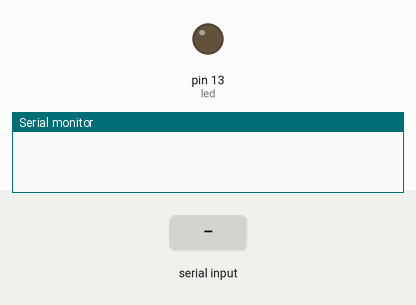
Simulated run of this sketch. Board: Arduino Uno, built with avr-gcc and run on an emulated ATmega328P. Parts: output pins drawn as LEDs (lit = HIGH), the last lines printed to the serial monitor. The test bench sets the inputs (shaded band).

Above: at 1.2 s.
1.3 s: "90,45\n" received over Serial
At 2.0 s:
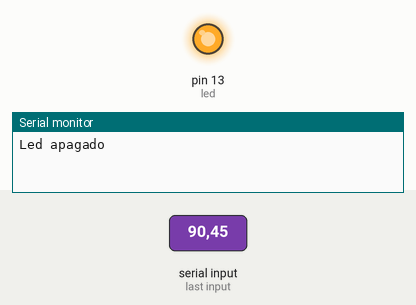
2.8 s: "1\n" received over Serial
Timing chart, 0 to 5.8 s (numbered marks = the images above; inputs shaded):
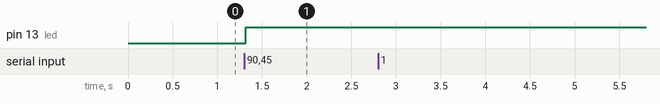

Measured:
- after the input at 1.3 s, pin 13 (led): LOW → HIGH at once

The sketch:

P13_ControlArduinoPython.ino
```cpp
int led = 13;

void setup() {
  // put your setup code here, to run once:
  Serial.begin(9600);
  Serial.setTimeout(10);
  pinMode(led,OUTPUT);
}

int val;
void loop() {
  if(Serial.available()>0){
    val = Serial.readString().toInt();
    digitalWrite(led, val);
    if(val == 1){
      Serial.println("Led prendido");
    }
    else{
      Serial.println("Led apagado");
    }
    delay(100);
  }

}
```
